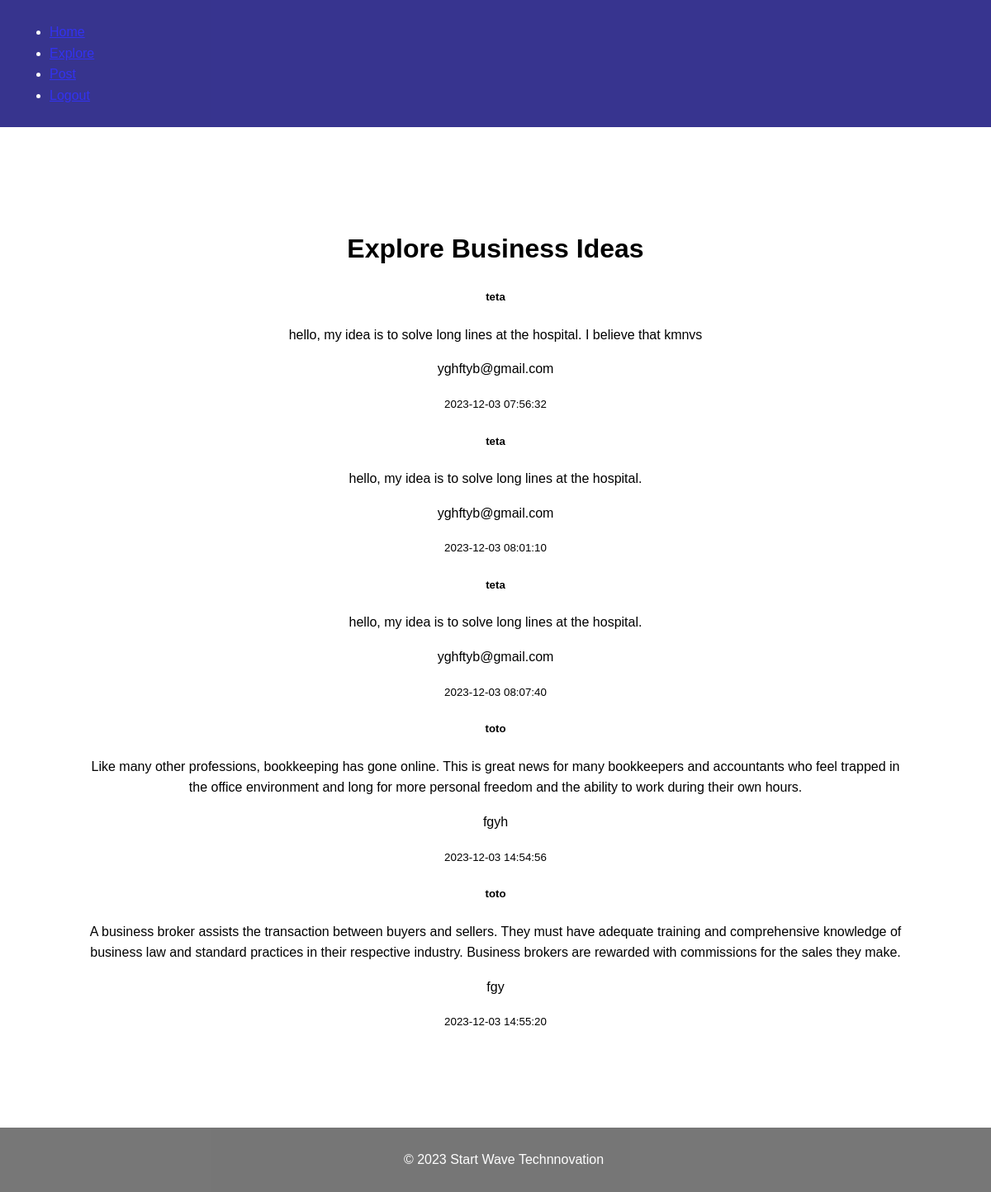
/explore, run on the app's committed database.
### app.py (models this page shows)
class Post(db.Model):
    id = db.Column(db.Integer, primary_key=True)
    business_idea = db.Column(db.String(200), nullable=False)
    contact_information = db.Column(db.String(100), nullable=False)
    timestamp = db.Column(db.DateTime, default=datetime.utcnow)
    user_id = db.Column(db.Integer, db.ForeignKey('user.id'), nullable=False)
    user = db.relationship('User', backref=db.backref('posts', lazy=True))

class User(UserMixin, db.Model):
    id = db.Column(db.Integer, primary_key=True)
    username = db.Column(db.String(20), unique=True, nullable=False)
    email = db.Column(db.String(120), unique=True, nullable=False)
    password = db.Column(db.String(60), nullable=False)

### app.py (the view)
@app.route('/explore')
def explore():
    all_business_ideas = Post.query.all()
    all_contact_information = Post.query.all()
    return render_template('explore.html', posts=all_business_ideas, contact_information=all_contact_information)

### templates/explore.html (shortened to what this page needs)
<!DOCTYPE html>
<html lang="en">
<head>
    <link rel="stylesheet" href="{{ url_for('static', filename='css/explore.css') }}">
    <link rel="stylesheet" href="{{ url_for('static', filename='fontawesome-free-6.4.0-web/css/all.min.css') }}">
</head>
<body>
    <header>
    <ul>
        <li><a href="{{ url_for('index') }}">Home</a></li>
        <li><a href="{{ url_for('explore') }}">Explore</a></li>
        <li><a href="{{ url_for('post') }}">Post</a></li>
        <li><a href="{{ url_for('logout') }}">Logout</a></li>
    </ul>
    </header>
    <div class="container mt-5">
        <h1 class="mb-4">Explore Business Ideas</h1>
        {% for post in posts %}
            <div class="card mb-3">
                <div class="card-body">
                    <h5 class="card-title">{{ post.user.username }}</h5>
                    <p class="card-text">{{ post.business_idea }}</p>
                    <p class="card-text">{{ post.contact_information }}</p>
                    <p class="card-text"><small class="text-muted">{{ post.timestamp.strftime('%Y-%m-%d %H:%M:%S') }}</small></p>
                </div>
            </div>
        {% endfor %}
    </div>
    <footer>
        <p>&copy; 2023 Start Wave Technnovation</p>
    </footer>
</body>
</html>

### static/css/explore.css (style rules this page uses)
:root { --primary-color: #060273; --secondary-color: #333; --text-color: #333; }
body { font-family: Arial, sans-serif; line-height: 1.6; margin: 0; padding: 0; display: flex; flex-direction: column; justify-content: center; background-size: cover; }
header { display: flex; background-color: var(--primary-color); color: #fff; padding: 10px 20px; text-align: left; opacity: 0.8; }
.container { text-align: center; max-width: 100%; margin: 0 auto; padding: 100px; justify-content: center; }
footer { background-color: #555; color: #fff; padding: 10px; text-align: center; width: 100%; bottom: 0; opacity: 0.8; }

### data on the page
Post: user.username "teta", business_idea "hello, my idea is to solve long lines at the hospital. I believe that kmnvs", contact_information "yghftyb@gmail.com", timestamp "2023-12-03 07:56:32"
Post: user.username "teta", business_idea "hello, my idea is to solve long lines at the hospital.", contact_information "yghftyb@gmail.com", timestamp "2023-12-03 08:01:10"
Post: user.username "teta", business_idea "hello, my idea is to solve long lines at the hospital.", contact_information "yghftyb@gmail.com", timestamp "2023-12-03 08:07:40"
Post: user.username "toto", business_idea "Like many other professions, bookkeeping has gone online. This is great news for many bookkeepers and accountants who feel trapped in the office environment and long for more personal freedom and the ability to work during their own hours.", contact_information "fgyh", timestamp "2023-12-03 14:54:56"
Post: user.username "toto", business_idea "A business broker assists the transaction between buyers and sellers. They must have adequate training and comprehensive knowledge of business law and standard practices in their respective industry. Business brokers are rewarded with commissions for the sales they make.", contact_information "fgy", timestamp "2023-12-03 14:55:20"
